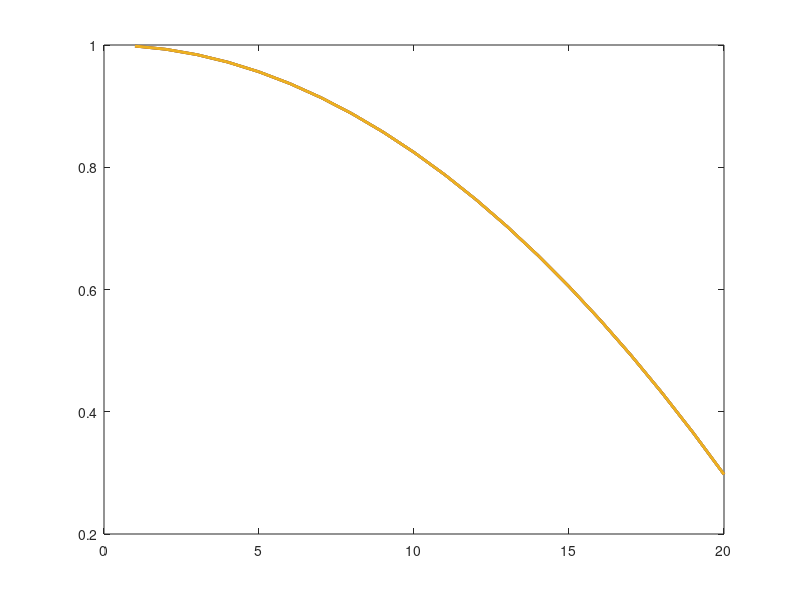

Write the MATLAB code that produced this figure.
clear all;
clc;

%%%%%%%%%%%Variable%%%%%%%%%%%
dT = 15;
theta = 1;
angle_w = 10;
T = [10000, 20000, 30000];
distance = 50;
%max_SNR = 64;
Noise = -80.655;  %dBm
k = 2;

Y = [];
X = [];
%%%%%%%%%%%%%%%%%%%%%%%%%%%%%%


for  Ts = T
for theta = 1:1:20
    path_loss = 17.7*log10(distance)+70+15*distance/1000; %dB  
    misalign_loss = -10*log(10^(-0.15/2*theta^2/angle_w^2)); %dB 
    SNR_dB = 30-Noise-path_loss-misalign_loss; %dB
    MAX_SNR_dB = 30-Noise-path_loss;
    SNR = 10^(SNR_dB/10);
    MAX_SNR = 10^(MAX_SNR_dB/10);
    
    r = (1-k*(4*180*dT)/(Ts*theta))*log2(1+SNR)/log2(1+MAX_SNR);
    Y(end+1)=SNR_dB/MAX_SNR_dB;
    X(end+1)=theta;
end
plot(X,Y, 'LineWidth', 2);

X=[];
Y=[];
hold on;
end

